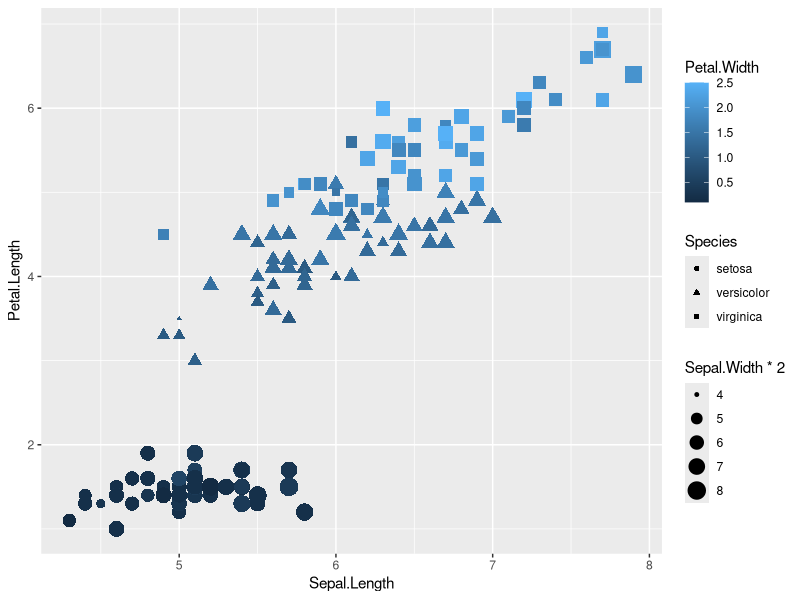

Here is the R script that generated this plot:
library(ggplot2)

png("ggplot.png", width = 600, height = 500)
ggplot(iris) + geom_point(aes(x = Sepal.Length, y = Petal.Length,
                              size = Sepal.Width * 2, colour = Petal.Width, shape = Species))
dev.off()
